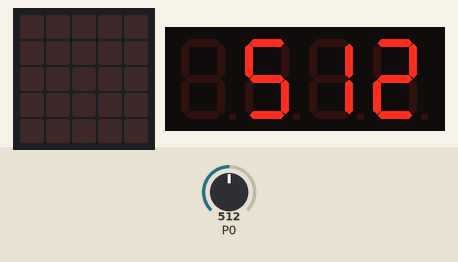
Simulated run of this program. Board: BBC micro:bit (MakeCode). Parts: the board's 5×5 LED display, 4-digit seven-segment display. Inputs (shaded band) come from the test bench; at power-on: P0 = 512 (analog values on the 0–1023 scale).

Above: at 1.8 s.
1.9 s: P0 set to 686
At 3.3 s:
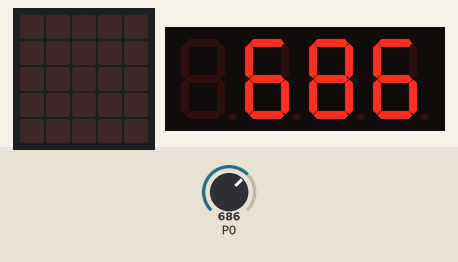
3.7 s: P0 set to 709
At 5.1 s:
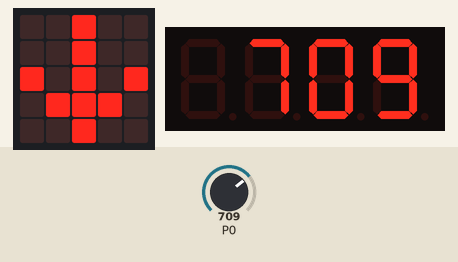
5.4 s: P0 set to 984
At 6.8 s:
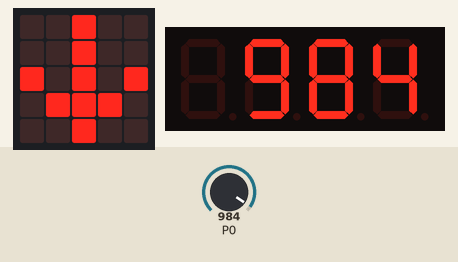
7.1 s: P0 set to 1018
At 7.7 s:
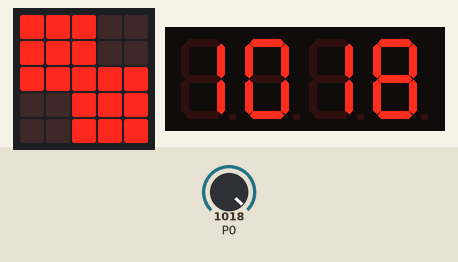
8.8 s: P0 set to 290
At 9.6 s:
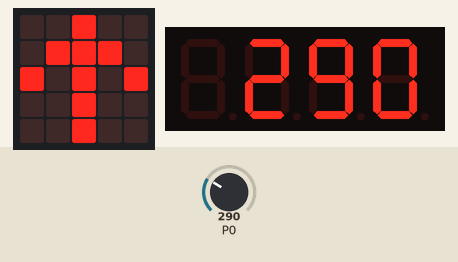
Timing chart, 0 to 11.5 s (numbered marks = the images above; inputs shaded):
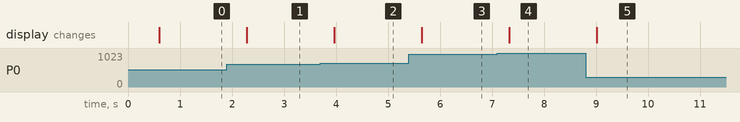

The program:

main.ts
```typescript
basic.showIcon(IconNames.Yes)
let _4digit = grove.createDisplay(DigitalPin.P1, DigitalPin.P15)
basic.forever(function () {
    _4digit.show(pins.analogReadPin(AnalogPin.P0))
    if (pins.analogReadPin(AnalogPin.P0) > 1000) {
        basic.showLeds(`
            # # # . .
            # # # . .
            # # # # #
            . . # # #
            . . # # #
            `)
    } else {
        if (pins.analogReadPin(AnalogPin.P0) > 700) {
            basic.showLeds(`
                . . # . .
                . . # . .
                # . # . #
                . # # # .
                . . # . .
                `)
        } else {
            if (pins.analogReadPin(AnalogPin.P0) > 300) {
                basic.showLeds(`
                    . . . . .
                    . . . . .
                    . . . . .
                    . . . . .
                    . . . . .
                    `)
            } else {
                basic.showLeds(`
                    . . # . .
                    . # # # .
                    # . # . #
                    . . # . .
                    . . # . .
                    `)
            }
        }
    }
})
```

test.ts
```typescript
// les tests vont ici ; cela ne sera pas compilé si ce paquet est utilisé en tant qu'extension.
```

Measured:
- the behaviour switches between 700 and 701 on P0 (found by bisection; images 1 and 2)
- the behaviour switches between 1000 and 1001 on P0 (found by bisection; images 3 and 4)
- after the input at 1.9 s, the display: changes after 0.39 s (image 1)
- after the input at 3.7 s, the display: changes after 0.27 s (image 2)
- after the input at 5.4 s, the display: changes after 0.25 s (image 3)
- after the input at 7.1 s, the display: changes after 0.23 s (image 4)
- after the input at 8.8 s, the display: changes after 0.22 s (image 5)
